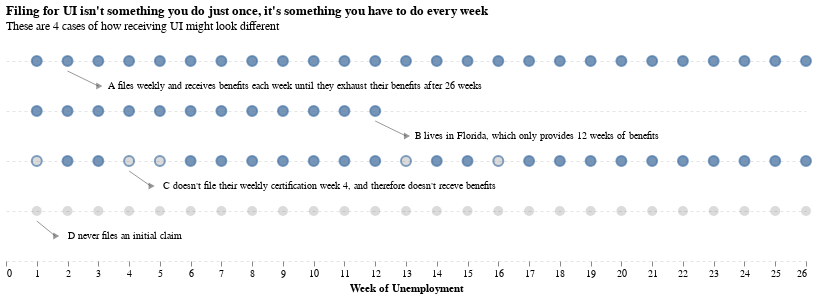

This figure's notebook cell:
### Code cell
# c2: What does it mean to apply?
c2_elig = (
    alt.Chart(
        elig_df,
        title = alt.Title("Filing for UI isn't something you do just once, it's something you have to do every week",
        subtitle= "These are 4 cases of how receiving UI might look different")
    )
    .mark_point(
        size = 100, filled = True, color = "#33333340"
    )
    .encode(
        alt.X('elig').title("Week of Unemployment").axis(domain = False),
        alt.Y('y').title(None).axis(ticks = False, labels = False)
    )
)

c2_ic = (
    alt.Chart(ic_df)
    .mark_point(size=100, filled=False)
    .encode(
        alt.X("ic"),
        alt.Y("y")
    )
)

c2_claimed = (
    alt.Chart(claimed_df)
    .mark_point(size=100, filled=True)
    .encode(
        alt.X("claimed"), 
        alt.Y("y")
    )
)

# Annotation 1
# Ref: https://altair-viz.github.io/gallery/line_chart_with_arrows.html
person_a = alt.layer(
    # Arrow line
    alt.Chart().mark_line(size=1).encode(
        x=alt.datum(2),
        y=alt.datum(3.8),
        x2=alt.datum(3),
        y2=alt.datum(3.5),
        color=alt.ColorValue("#33333380")
    ),
    # Arrow head
    alt.Chart().mark_point(shape="triangle", filled=True, fillOpacity=1).encode(
        x=alt.datum(3),
        y=alt.datum(3.5),
        angle=alt.AngleValue(-30),
        size=alt.SizeValue(50),
        color=alt.ColorValue("#33333380")
    ),
    # Text
    alt.Chart().mark_text(size=10, align="left", baseline="middle").encode(
        x=alt.datum(3.3),
        y=alt.datum(3.5),
        text=alt.datum("A files weekly and receives benefits each week until they exhaust their benefits after 26 weeks")
    ),
)

# Annotation 2
person_b = alt.layer(
    # Arrow line
    alt.Chart()
    .mark_line(size=1)
    .encode(
        x=alt.datum(12),
        y=alt.datum(2.8),
        x2=alt.datum(13),
        y2=alt.datum(2.5),
        color=alt.ColorValue("#33333380"),
    ),
    # Arrow head
    alt.Chart()
    .mark_point(shape="triangle", filled=True, fillOpacity=1)
    .encode(
        x=alt.datum(13),
        y=alt.datum(2.5),
        angle=alt.AngleValue(-30),
        size=alt.SizeValue(50),
        color=alt.ColorValue("#33333380"),
    ),
    # Text
    alt.Chart()
    .mark_text(size=10, align="left", baseline="middle")
    .encode(
        x=alt.datum(13.3),
        y=alt.datum(2.5),
        text=alt.datum(
            "B lives in Florida, which only provides 12 weeks of benefits"
        ),
    ),
)

# Annotation 2
person_c = alt.layer(
    # Arrow line
    alt.Chart()
    .mark_line(size=1)
    .encode(
        x=alt.datum(4),
        y=alt.datum(1.8),
        x2=alt.datum(4.7),
        y2=alt.datum(1.5),
        color=alt.ColorValue("#33333380"),
    ),
    # Arrow head
    alt.Chart()
    .mark_point(shape="triangle", filled=True, fillOpacity=1)
    .encode(
        x=alt.datum(4.7),
        y=alt.datum(1.5),
        angle=alt.AngleValue(-30),
        size=alt.SizeValue(50),
        color=alt.ColorValue("#33333380"),
    ),
    # Text
    alt.Chart()
    .mark_text(size=10, align="left", baseline="middle")
    .encode(
        x=alt.datum(5.1),
        y=alt.datum(1.5),
        text=alt.datum("C doesn't file their weekly certification week 4, and therefore doesn't receve benefits"),
    ),
)

# Annotation 4
person_d = alt.layer(
    # Arrow line
    alt.Chart()
    .mark_line(size=1)
    .encode(
        x=alt.datum(1),
        y=alt.datum(0.8),
        x2=alt.datum(1.6),
        y2=alt.datum(0.5),
        color=alt.ColorValue("#33333380"),
    ),
    # Arrow head
    alt.Chart()
    .mark_point(shape="triangle", filled=True, fillOpacity=1)
    .encode(
        x=alt.datum(1.6),
        y=alt.datum(0.5),
        angle=alt.AngleValue(-30),
        size=alt.SizeValue(50),
        color=alt.ColorValue("#33333380"),
    ),
    # Text
    alt.Chart()
    .mark_text(size=10, align="left", baseline="middle")
    .encode(
        x=alt.datum(2.0),
        y=alt.datum(0.5),
        text=alt.datum(
            "D never files an initial claim"
        ),
    ),
)

c2_elig + c2_ic + c2_claimed + person_a + person_b + person_c + person_d

### Figure 1 — Vega specification as saved in the notebook (floating-point values rounded to 4 significant figures)
{"$schema": "https://vega.github.io/schema/vega/v5.json", "data": [{"name": "empty", "values": [{}]}, {"name": "source_0", "values": [{"elig": 1, "y": 1}, {"elig": 2, "y": 1}, {"elig": 3, "y": 1}, {"elig": 4, "y": 1}, {"elig": 5, "y": 1}, {"elig": 6, "y": 1}, {"elig": 7, "y": 1}, {"elig": 8, "y": 1}, {"elig": 9, "y": 1}, {"elig": 10, "y": 1}, {"elig": 11, "y": 1}, {"elig": 12, "y": 1}, {"elig": 13, "y": 1}, {"elig": 14, "y": 1}, {"elig": 15, "y": 1}, {"elig": 16, "y": 1}, {"elig": 17, "y": 1}, {"elig": 18, "y": 1}, {"elig": 19, "y": 1}, {"elig": 20, "y": 1}, {"elig": 21, "y": 1}, {"elig": 22, "y": 1}, {"elig": 23, "y": 1}, {"elig": 24, "y": 1}, {"elig": 25, "y": 1}, {"elig": 26, "y": 1}, {"elig": 1, "y": 2}, {"elig": 2, "y": 2}, {"elig": 3, "y": 2}, {"elig": 4, "y": 2}, {"elig": 5, "y": 2}, {"elig": 6, "y": 2}, {"elig": 7, "y": 2}, {"elig": 8, "y": 2}, {"elig": 9, "y": 2}, {"elig": 10, "y": 2}, {"elig": 11, "y": 2}, {"elig": 12, "y": 2}, {"elig": 13, "y": 2}, {"elig": 14, "y": 2}, {"elig": 15, "y": 2}, {"elig": 16, "y": 2}, {"elig": 17, "y": 2}, {"elig": 18, "y": 2}, {"elig": 19, "y": 2}, {"elig": 20, "y": 2}, {"elig": 21, "y": 2}, {"elig": 22, "y": 2}, {"elig": 23, "y": 2}, {"elig": 24, "y": 2}, {"elig": 25, "y": 2}, {"elig": 26, "y": 2}, {"elig": 1, "y": 3}, {"elig": 2, "y": 3}, {"elig": 3, "y": 3}, {"elig": 4, "y": 3}, {"elig": 5, "y": 3}, {"elig": 6, "y": 3}, {"elig": 7, "y": 3}, {"elig": 8, "y": 3}, {"elig": 9, "y": 3}, {"elig": 10, "y": 3}, {"elig": 11, "y": 3}, {"elig": 12, "y": 3}, {"elig": 1, "y": 4}, {"elig": 2, "y": 4}, {"elig": 3, "y": 4}, {"elig": 4, "y": 4}, {"elig": 5, "y": 4}, {"elig": 6, "y": 4}, {"elig": 7, "y": 4}, {"elig": 8, "y": 4}, {"elig": 9, "y": 4}, {"elig": 10, "y": 4}, {"elig": 11, "y": 4}, {"elig": 12, "y": 4}, {"elig": 13, "y": 4}, {"elig": 14, "y": 4}, {"elig": 15, "y": 4}, {"elig": 16, "y": 4}, {"elig": 17, "y": 4}, {"elig": 18, "y": 4}, {"elig": 19, "y": 4}, {"elig": 20, "y": 4}, {"elig": 21, "y": 4}, {"elig": 22, "y": 4}, {"elig": 23, "y": 4}, {"elig": 24, "y": 4}, {"elig": 25, "y": 4}, {"elig": 26, "y": 4}]}, {"name": "source_1", "values": [{"ic": 1, "y": 2}, {"ic": 2, "y": 2}, {"ic": 3, "y": 2}, {"ic": 4, "y": 2}, {"ic": 5, "y": 2}, {"ic": 6, "y": 2}, {"ic": 7, "y": 2}, {"ic": 8, "y": 2}, {"ic": 9, "y": 2}, {"ic": 10, "y": 2}, {"ic": 11, "y": 2}, {"ic": 12, "y": 2}, {"ic": 13, "y": 2}, {"ic": 14, "y": 2}, {"ic": 15, "y": 2}, {"ic": 16, "y": 2}, {"ic": 17, "y": 2}, {"ic": 18, "y": 2}, {"ic": 19, "y": 2}, {"ic": 20, "y": 2}, {"ic": 21, "y": 2}, {"ic": 22, "y": 2}, {"ic": 23, "y": 2}, {"ic": 24, "y": 2}, {"ic": 25, "y": 2}, {"ic": 26, "y": 2}, {"ic": 1, "y": 3}, {"ic": 2, "y": 3}, {"ic": 3, "y": 3}, {"ic": 4, "y": 3}, {"ic": 5, "y": 3}, {"ic": 6, "y": 3}, {"ic": 7, "y": 3}, {"ic": 8, "y": 3}, {"ic": 9, "y": 3}, {"ic": 10, "y": 3}, {"ic": 11, "y": 3}, {"ic": 12, "y": 3}, {"ic": 1, "y": 4}, {"ic": 2, "y": 4}, {"ic": 3, "y": 4}, {"ic": 4, "y": 4}, {"ic": 5, "y": 4}, {"ic": 6, "y": 4}, {"ic": 7, "y": 4}, {"ic": 8, "y": 4}, {"ic": 9, "y": 4}, {"ic": 10, "y": 4}, {"ic": 11, "y": 4}, {"ic": 12, "y": 4}, {"ic": 13, "y": 4}, {"ic": 14, "y": 4}, {"ic": 15, "y": 4}, {"ic": 16, "y": 4}, {"ic": 17, "y": 4}, {"ic": 18, "y": 4}, {"ic": 19, "y": 4}, {"ic": 20, "y": 4}, {"ic": 21, "y": 4}, {"ic": 22, "y": 4}, {"ic": 23, "y": 4}, {"ic": 24, "y": 4}, {"ic": 25, "y": 4}, {"ic": 26, "y": 4}]}, {"name": "source_2", "values": [{"claimed": 2, "y": 2}, {"claimed": 3, "y": 2}, {"claimed": 6, "y": 2}, {"claimed": 7, "y": 2}, {"claimed": 8, "y": 2}, {"claimed": 9, "y": 2}, {"claimed": 10, "y": 2}, {"claimed": 11, "y": 2}, {"claimed": 12, "y": 2}, {"claimed": 14, "y": 2}, {"claimed": 15, "y": 2}, {"claimed": 17, "y": 2}, {"claimed": 18, "y": 2}, {"claimed": 19, "y": 2}, {"claimed": 20, "y": 2}, {"claimed": 21, "y": 2}, {"claimed": 22, "y": 2}, {"claimed": 23, "y": 2}, {"claimed": 24, "y": 2}, {"claimed": 25, "y": 2}, {"claimed": 26, "y": 2}, {"claimed": 1, "y": 3}, {"claimed": 2, "y": 3}, {"claimed": 3, "y": 3}, {"claimed": 4, "y": 3}, {"claimed": 5, "y": 3}, {"claimed": 6, "y": 3}, {"claimed": 7, "y": 3}, {"claimed": 8, "y": 3}, {"claimed": 9, "y": 3}, {"claimed": 10, "y": 3}, {"claimed": 11, "y": 3}, {"claimed": 12, "y": 3}, {"claimed": 1, "y": 4}, {"claimed": 2, "y": 4}, {"claimed": 3, "y": 4}, {"claimed": 4, "y": 4}, {"claimed": 5, "y": 4}, {"claimed": 6, "y": 4}, {"claimed": 7, "y": 4}, {"claimed": 8, "y": 4}, {"claimed": 9, "y": 4}, {"claimed": 10, "y": 4}, {"claimed": 11, "y": 4}, {"claimed": 12, "y": 4}, {"claimed": 13, "y": 4}, {"claimed": 14, "y": 4}, {"claimed": 15, "y": 4}, {"claimed": 16, "y": 4}, {"claimed": 17, "y": 4}, {"claimed": 18, "y": 4}, {"claimed": 19, "y": 4}, {"claimed": 20, "y": 4}, {"claimed": 21, "y": 4}, {"claimed": 22, "y": 4}, {"claimed": 23, "y": 4}, {"claimed": 24, "y": 4}, {"claimed": 25, "y": 4}, {"claimed": 26, "y": 4}]}], "marks": [{"type": "symbol", "name": "layer_0_marks", "from": {"data": "source_0"}, "encode": {"update": {"x": {"field": "elig", "scale": "x"}, "opacity": {"value": 0.7}, "y": {"field": "y", "scale": "y"}, "fill": {"value": "#33333340"}, "size": {"value": 100}}}, "style": ["point"]}, {"type": "symbol", "name": "layer_1_marks", "from": {"data": "source_1"}, "encode": {"update": {"size": {"value": 100}, "y": {"field": "y", "scale": "y"}, "stroke": {"value": "#4c78a8"}, "fill": {"value": "transparent"}, "x": {"field": "ic", "scale": "x"}, "opacity": {"value": 0.7}}}, "style": ["point"]}, {"type": "symbol", "name": "layer_2_marks", "from": {"data": "source_2"}, "encode": {"update": {"size": {"value": 100}, "fill": {"value": "#4c78a8"}, "y": {"field": "y", "scale": "y"}, "opacity": {"value": 0.7}, "x": {"field": "claimed", "scale": "x"}}}, "style": ["point"]}, {"type": "rule", "name": "layer_3_layer_0_marks", "from": {"data": "empty"}, "encode": {"update": {"stroke": {"value": "#33333380"}, "y": {"value": 3.8, "scale": "y"}, "strokeWidth": {"value": 1}, "y2": {"value": 3.5, "scale": "y"}, "x2": {"value": 3, "scale": "x"}, "x": {"value": 2, "scale": "x"}}}, "style": ["rule"]}, {"type": "symbol", "name": "layer_3_layer_1_marks", "from": {"data": "empty"}, "encode": {"update": {"fillOpacity": {"value": 1}, "y": {"value": 3.5, "scale": "y"}, "shape": {"value": "triangle"}, "angle": {"value": -30}, "size": {"value": 50}, "fill": {"value": "#33333380"}, "x": {"value": 3, "scale": "x"}}}, "style": ["point"]}, {"type": "text", "name": "layer_3_layer_2_marks", "from": {"data": "empty"}, "encode": {"update": {"x": {"value": 3.3, "scale": "x"}, "fontSize": {"value": 10}, "y": {"value": 3.5, "scale": "y"}, "text": {"signal": "isValid(\"A files weekly and receives benefits each week until they exhaust their benefits after 26 weeks\") ? \"A files weekly and receives benefits each week until they exhaust their benefits after 26 weeks\" : \"\"+\"A files weekly and receives benefits each week until they exhaust their benefits after 26 weeks\""}, "align": {"value": "left"}, "baseline": {"value": "middle"}, "fill": {"value": "black"}}}, "style": ["text"]}, {"type": "rule", "name": "layer_4_layer_0_marks", "from": {"data": "empty"}, "encode": {"update": {"strokeWidth": {"value": 1}, "x2": {"value": 13, "scale": "x"}, "x": {"value": 12, "scale": "x"}, "y": {"value": 2.8, "scale": "y"}, "y2": {"value": 2.5, "scale": "y"}, "stroke": {"value": "#33333380"}}}, "style": ["rule"]}, {"type": "symbol", "name": "layer_4_layer_1_marks", "from": {"data": "empty"}, "encode": {"update": {"x": {"value": 13, "scale": "x"}, "y": {"value": 2.5, "scale": "y"}, "size": {"value": 50}, "angle": {"value": -30}, "fillOpacity": {"value": 1}, "fill": {"value": "#33333380"}, "shape": {"value": "triangle"}}}, "style": ["point"]}, {"type": "text", "name": "layer_4_layer_2_marks", "from": {"data": "empty"}, "encode": {"update": {"align": {"value": "left"}, "y": {"value": 2.5, "scale": "y"}, "fontSize": {"value": 10}, "baseline": {"value": "middle"}, "fill": {"value": "black"}, "x": {"value": 13.3, "scale": "x"}, "text": {"signal": "isValid(\"B lives in Florida, which only provides 12 weeks of benefits\") ? \"B lives in Florida, which only provides 12 weeks of benefits\" : \"\"+\"B lives in Florida, which only provides 12 weeks of benefits\""}}}, "style": ["text"]}, {"type": "rule", "name": "layer_5_layer_0_marks", "from": {"data": "empty"}, "encode": {"update": {"y2": {"value": 1.5, "scale": "y"}, "strokeWidth": {"value": 1}, "stroke": {"value": "#33333380"}, "x2": {"value": 4.7, "scale": "x"}, "x": {"value": 4, "scale": "x"}, "y": {"value": 1.8, "scale": "y"}}}, "style": ["rule"]}, {"type": "symbol", "name": "layer_5_layer_1_marks", "from": {"data": "empty"}, "encode": {"update": {"x": {"value": 4.7, "scale": "x"}, "shape": {"value": "triangle"}, "fill": {"value": "#33333380"}, "y": {"value": 1.5, "scale": "y"}, "angle": {"value": -30}, "size": {"value": 50}, "fillOpacity": {"value": 1}}}, "style": ["point"]}, {"type": "text", "name": "layer_5_layer_2_marks", "from": {"data": "empty"}, "encode": {"update": {"x": {"value": 5.1, "scale": "x"}, "align": {"value": "left"}, "baseline": {"value": "middle"}, "text": {"signal": "isValid(\"C doesn't file their weekly certification week 4, and therefore doesn't receve benefits\") ? \"C doesn't file their weekly certification week 4, and therefore doesn't receve benefits\" : \"\"+\"C doesn't file their weekly certification week 4, and therefore doesn't receve benefits\""}, "fontSize": {"value": 10}, "y": {"value": 1.5, "scale": "y"}, "fill": {"value": "black"}}}, "style": ["text"]}, {"type": "rule", "name": "layer_6_layer_0_marks", "from": {"data": "empty"}, "encode": {"update": {"y2": {"value": 0.5, "scale": "y"}, "strokeWidth": {"value": 1}, "x": {"value": 1, "scale": "x"}, "y": {"value": 0.8, "scale": "y"}, "stroke": {"value": "#33333380"}, "x2": {"value": 1.6, "scale": "x"}}}, "style": ["rule"]}, {"type": "symbol", "name": "layer_6_layer_1_marks", "from": {"data": "empty"}, "encode": {"update": {"shape": {"value": "triangle"}, "fill": {"value": "#33333380"}, "size": {"value": 50}, "fillOpacity": {"value": 1}, "angle": {"value": -30}, "y": {"value": 0.5, "scale": "y"}, "x": {"value": 1.6, "scale": "x"}}}, "style": ["point"]}, {"type": "text", "name": "layer_6_layer_2_marks", "from": {"data": "empty"}, "encode": {"update": {"text": {"signal": "isValid(\"D never files an initial claim\") ? \"D never files an initial claim\" : \"\"+\"D never files an initial claim\""}, "align": {"value": "left"}, "fill": {"value": "black"}, "baseline": {"value": "middle"}, "x": {"value": 2, "scale": "x"}, "y": {"value": 0.5, "scale": "y"}, "fontSize": {"value": 10}}}, "style": ["text"]}], "scales": [{"name": "x", "type": "linear", "domain": {"fields": [{"data": "source_0", "field": "elig"}, {"data": "source_1", "field": "ic"}, {"data": "source_2", "field": "claimed"}, [2], [3], [3.3], [12], [13], [13.3], [4], [4.7], [5.1], [1], [1.6]]}, "range": [0, {"signal": "width"}], "nice": true, "zero": true}, {"name": "y", "type": "linear", "domain": {"fields": [{"data": "source_0", "field": "y"}, {"data": "source_1", "field": "y"}, {"data": "source_2", "field": "y"}, [3.8], [3.5], [2.8], [2.5], [1.8], [1.5], [0.8], [0.5]]}, "range": [{"signal": "height"}, 0], "nice": true, "zero": true}], "axes": [{"scale": "y", "orient": "left", "maxExtent": 0, "domain": false, "minExtent": 0, "ticks": false, "gridScale": "x", "zindex": 0, "grid": true, "labels": false, "aria": false, "tickCount": {"signal": "ceil(height/40)"}}, {"scale": "x", "orient": "bottom", "grid": false, "tickCount": {"signal": "ceil(width/40)"}, "zindex": 0, "domain": false, "labelOverlap": true, "title": "Week of Unemployment", "labelFlush": true}, {"scale": "y", "tickCount": {"signal": "ceil(height/40)"}, "ticks": false, "labels": false, "orient": "left", "grid": false, "zindex": 0, "labelOverlap": true}], "title": {"text": "Filing for UI isn't something you do just once, it's something you have to do every week", "offset": 20, "anchor": "start", "subtitle": "These are 4 cases of how receiving UI might look different", "orient": "top"}, "padding": 5, "width": 800, "height": 200, "style": "cell", "config": {"range": {"category": ["#0076BF", "#BF4E00", "#6B4D23", "#BF8700", "#203440"]}, "axis": {"labelFont": "Helvetica", "titleFont": "Helvetica"}, "axisX": {"grid": false}, "axisY": {"domain": false, "ticks": true, "grid": true, "gridDash": [3, 3], "tickColor": "#33333320", "gridColor": "#33333320"}, "legend": {"labelFont": "Helvetica", "titleFont": "Helvetica"}, "style": {"cell": {"stroke": "transparent", "width": 800, "heigh": 300}}}, "background": "white"}
